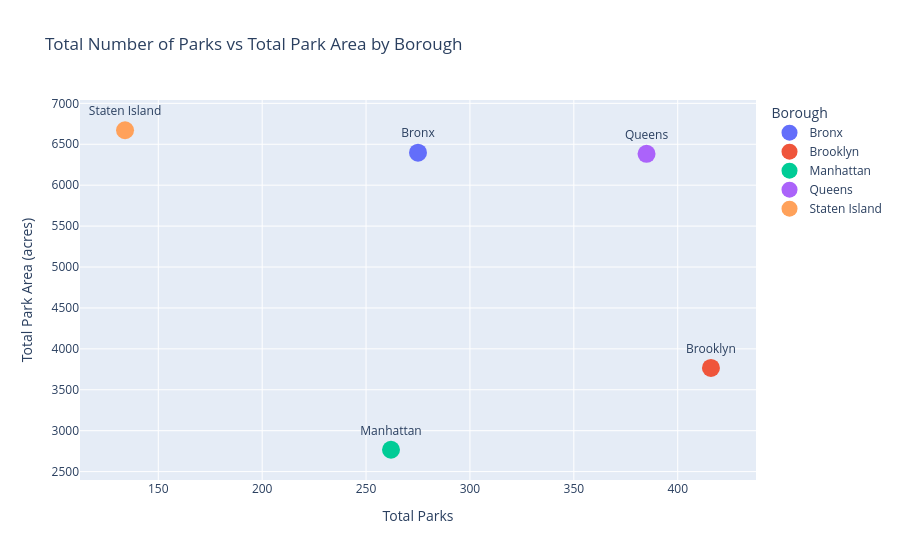

The code cell stored with this chart in its notebook:
### Code cell
# scatter plot to show correlation betewen number of park and areas of park

fig_scatter = px.scatter(
    park_total,
    x="TOTAL_PARK",
    y="TOT_AREA_OF_PARK",
    color="BORO",
    text="BORO",
    title="Total Number of Parks vs Total Park Area by Borough",
    labels={
        "TOTAL_PARK": "Total Parks",
        "TOT_AREA_OF_PARK": "Total Park Area (acres)",
        "BORO": "Borough",
    },
    trendline="ols",
)

# Make points bigger
fig_scatter.update_traces(marker=dict(size=18), textposition="top center")

fig_scatter.show()

### Figure 1 — Plotly figure (JSON) as saved in the notebook; plotly's stock layout.template omitted (floating-point values rounded to 4 significant figures)
{"data": [{"hovertemplate": "Borough=%{text}<br>Total Parks=%{x}<br>Total Park Area (acres)=%{y}<extra></extra>", "legendgroup": "Bronx", "marker": {"color": "#636efa", "size": 18, "symbol": "circle"}, "mode": "markers+text", "name": "Bronx", "orientation": "v", "showlegend": true, "text": ["Bronx"], "textposition": "top center", "type": "scatter", "x": [275], "xaxis": "x", "y": [6397.0], "yaxis": "y"}, {"hovertemplate": "Borough=Bronx<extra></extra>", "legendgroup": "Bronx", "marker": {"color": "#636efa", "size": 18, "symbol": "circle"}, "mode": "lines", "name": "Bronx", "showlegend": false, "textposition": "top center", "type": "scatter", "xaxis": "x", "yaxis": "y"}, {"hovertemplate": "Borough=%{text}<br>Total Parks=%{x}<br>Total Park Area (acres)=%{y}<extra></extra>", "legendgroup": "Brooklyn", "marker": {"color": "#EF553B", "size": 18, "symbol": "circle"}, "mode": "markers+text", "name": "Brooklyn", "orientation": "v", "showlegend": true, "text": ["Brooklyn"], "textposition": "top center", "type": "scatter", "x": [416], "xaxis": "x", "y": [3767.0], "yaxis": "y"}, {"hovertemplate": "Borough=Brooklyn<extra></extra>", "legendgroup": "Brooklyn", "marker": {"color": "#EF553B", "size": 18, "symbol": "circle"}, "mode": "lines", "name": "Brooklyn", "showlegend": false, "textposition": "top center", "type": "scatter", "xaxis": "x", "yaxis": "y"}, {"hovertemplate": "Borough=%{text}<br>Total Parks=%{x}<br>Total Park Area (acres)=%{y}<extra></extra>", "legendgroup": "Manhattan", "marker": {"color": "#00cc96", "size": 18, "symbol": "circle"}, "mode": "markers+text", "name": "Manhattan", "orientation": "v", "showlegend": true, "text": ["Manhattan"], "textposition": "top center", "type": "scatter", "x": [262], "xaxis": "x", "y": [2767.0], "yaxis": "y"}, {"hovertemplate": "Borough=Manhattan<extra></extra>", "legendgroup": "Manhattan", "marker": {"color": "#00cc96", "size": 18, "symbol": "circle"}, "mode": "lines", "name": "Manhattan", "showlegend": false, "textposition": "top center", "type": "scatter", "xaxis": "x", "yaxis": "y"}, {"hovertemplate": "Borough=%{text}<br>Total Parks=%{x}<br>Total Park Area (acres)=%{y}<extra></extra>", "legendgroup": "Queens", "marker": {"color": "#ab63fa", "size": 18, "symbol": "circle"}, "mode": "markers+text", "name": "Queens", "orientation": "v", "showlegend": true, "text": ["Queens"], "textposition": "top center", "type": "scatter", "x": [385], "xaxis": "x", "y": [6383.0], "yaxis": "y"}, {"hovertemplate": "Borough=Queens<extra></extra>", "legendgroup": "Queens", "marker": {"color": "#ab63fa", "size": 18, "symbol": "circle"}, "mode": "lines", "name": "Queens", "showlegend": false, "textposition": "top center", "type": "scatter", "xaxis": "x", "yaxis": "y"}, {"hovertemplate": "Borough=%{text}<br>Total Parks=%{x}<br>Total Park Area (acres)=%{y}<extra></extra>", "legendgroup": "Staten Island", "marker": {"color": "#FFA15A", "size": 18, "symbol": "circle"}, "mode": "markers+text", "name": "Staten Island", "orientation": "v", "showlegend": true, "text": ["Staten Island"], "textposition": "top center", "type": "scatter", "x": [134], "xaxis": "x", "y": [6671.0], "yaxis": "y"}, {"hovertemplate": "Borough=Staten Island<extra></extra>", "legendgroup": "Staten Island", "marker": {"color": "#FFA15A", "size": 18, "symbol": "circle"}, "mode": "lines", "name": "Staten Island", "showlegend": false, "textposition": "top center", "type": "scatter", "xaxis": "x", "yaxis": "y"}], "layout": {"legend": {"title": {"text": "Borough"}, "tracegroupgap": 0}, "title": {"text": "Total Number of Parks vs Total Park Area by Borough"}, "xaxis": {"anchor": "y", "domain": [0, 1], "title": {"text": "Total Parks"}}, "yaxis": {"anchor": "x", "domain": [0, 1], "title": {"text": "Total Park Area (acres)"}}}}
